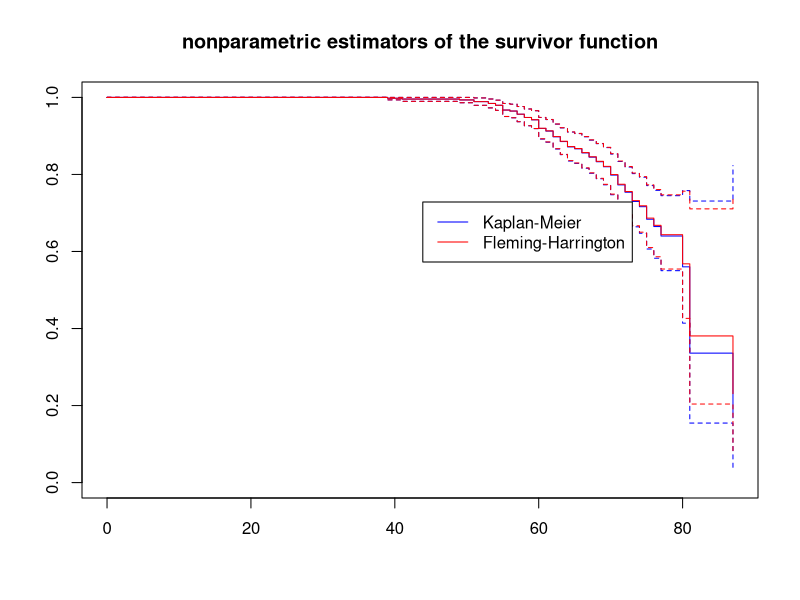
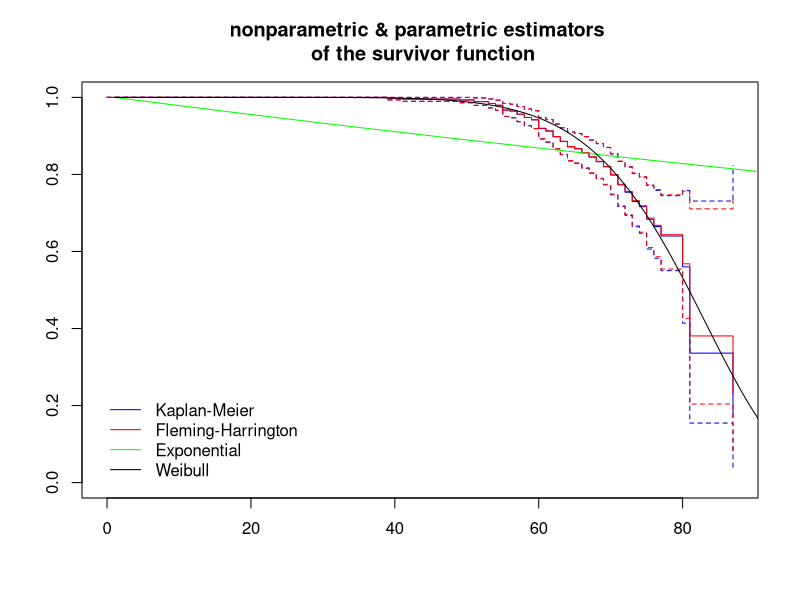
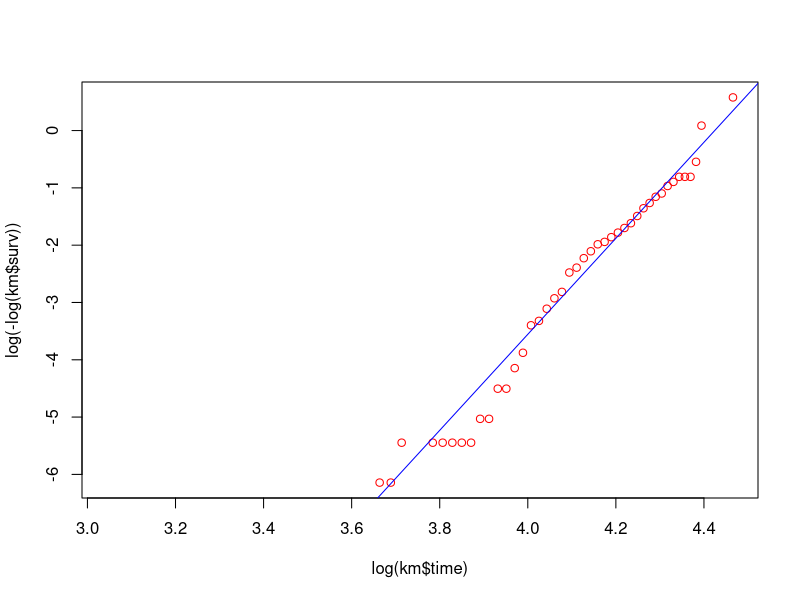
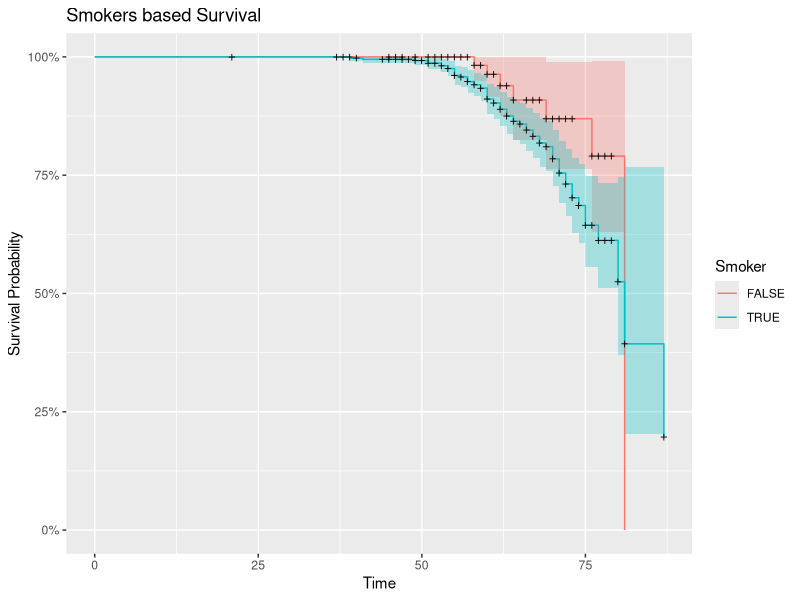
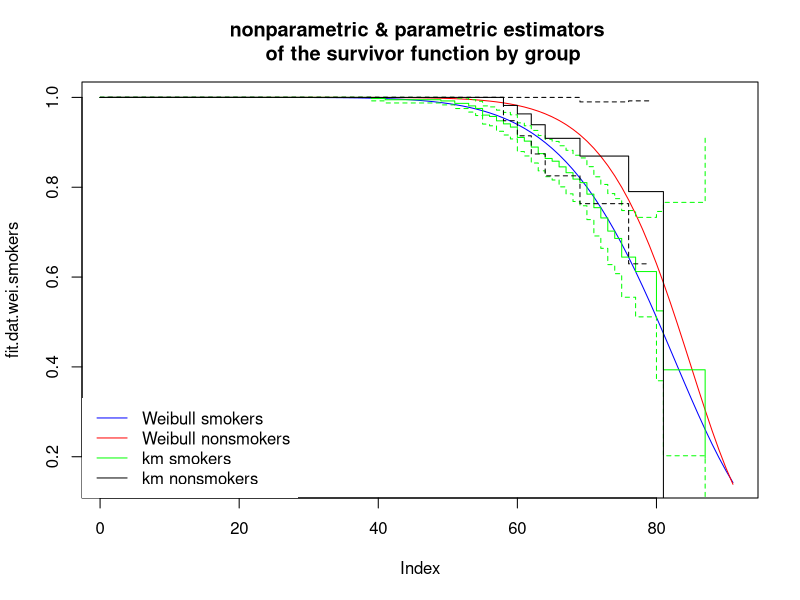
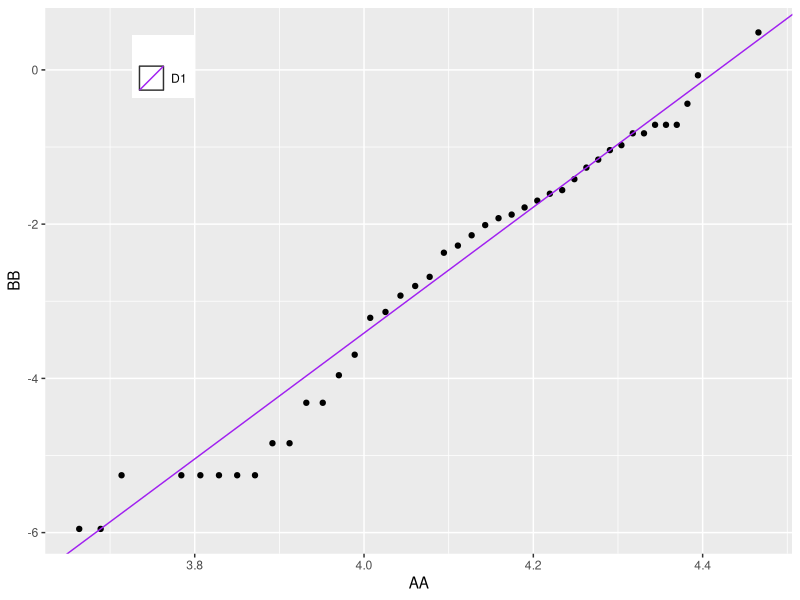
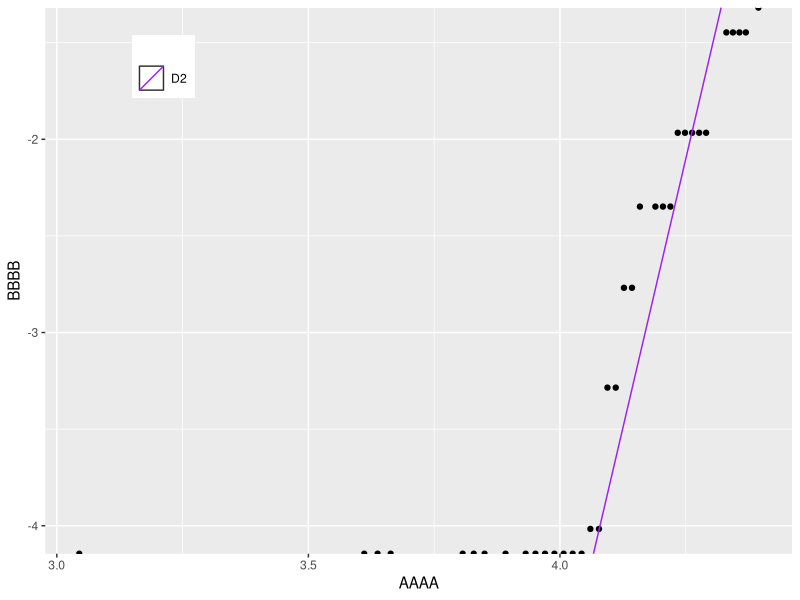

Source code (R) for these figures, in order:
setwd("~/Practical-courses/Stochastic_Lab_Course_2")
library("tidyverse")
library("survival")
library(ggfortify) #for the function autoplot for objects of type survfit


thor <- read.delim("Thoracic.txt", sep = " ")

thor <- thor %>%
  dplyr::select(c(T.2, X60, F.7))

colnames(thor) <- c("PRE30", "AGE", "Risk1Y")

#Question(a)
#Computing nonparametric estimators of the survivor function: Kaplan-Meier
km <- survfit(Surv(AGE, Risk1Y) ~ 1, data = thor, type = "kaplan-meier")
#Computing nonparametric estimators of the survivor function: Flemming-Harrington
fh <- survfit(Surv(AGE, Risk1Y) ~ 1, data = thor, type = "fleming-harrington")
#plot of km and fh
plot(km, col = "blue")
lines(fh, col='red')
legend( par("usr")[2], par("usr")[4], yjust=3, xjust=1.6,
        c("Kaplan-Meier", "Fleming-Harrington"),
        lwd=c(1,1), lty=c(1,1),
        col=c("blue", 'red'))
title(main="nonparametric estimators of the survivor function")

#fit the exponential model to the data
exp_fit <- survreg(Surv(AGE, Risk1Y) ~ 1, data = thor, dist="exponential")
lam_hat_exp <- exp(-exp_fit$coefficients)
fit.dat.exp <- exp(-lam_hat_exp*c(0:90))
#fit the Weibull model to the data
wei_fit <- survreg(Surv(AGE, Risk1Y) ~ 1, data = thor, dist="weibull")
lam_hat_wei <- exp(-wei_fit$coefficients)
alpha <- 1/wei_fit$scale
fit.dat.wei <- exp(-(lam_hat_wei*c(0:90))^alpha)
#plot
plot(km, col = "blue")
lines(fh, col='red')
lines(fit.dat.exp, col = "green")
lines(fit.dat.wei, col = "black")
legend("bottomleft", inset=.02,
     legend =  c("Kaplan-Meier", "Fleming-Harrington", "Exponential", "Weibull"),
      col =  c("blue", "red", "green", "black"),
     lwd=c(1,1), lty=c(1,1),
     box.lty=0)
title(main="nonparametric & parametric estimators \n of the survivor function")

#Use appropriate graphical tools to check if the Weibull model is adequate for the data
plot(log(km$time) ,log(-log(km$surv)), col = "red")
abline(a = alpha*log(lam_hat_wei), b = alpha, col = "blue" )

#Question(b)
#How large is the proportion of smokers in the sample
sum(thor$PRE30)/nrow(thor)

#Kaplan-Meier estimators for each group
km_smoker_fit <- survfit(Surv(AGE, Risk1Y) ~ PRE30, data = thor)
#plot on one plot together with the corresponding confidence bands
autoplot(km_smoker_fit) +
  ggtitle("Smokers based Survival") +
  labs(x = "Time", y = "Survival Probability") +
  guides(fill=FALSE) +
  labs(colour = "Smoker")
#Test formally if the survival time depends on being a smoker using the log-rank test
survdiff(Surv(AGE, Risk1Y) ~ PRE30, data = thor, rho=0)

#Fit the Weibull model to both groups: we do it by spliting the data into smokers and non-smokers

thor.smokers <- thor %>%
  filter(PRE30 == "TRUE")

thor.nonsmokers <- thor %>%
  filter(PRE30 == "FALSE")

#fitting the Weibull model to smokers' group
wei_smokers_fit <- survreg(Surv(AGE, Risk1Y) ~ 1, data = thor.smokers, dist="weibull")
lam_hat_wei_smokers <- exp(-wei_smokers_fit$coefficients)
alpha_smokers <- 1/wei_smokers_fit$scale
fit.dat.wei.smokers <- exp(-(lam_hat_wei_smokers*c(0:90))^alpha_smokers)

#fitting the Weibull model to nonsmokers' group
wei_nonsmokers_fit <- survreg(Surv(AGE, Risk1Y) ~ 1, data = thor.nonsmokers, dist="weibull")
lam_hat_wei_nonsmokers <- exp(-wei_nonsmokers_fit$coefficients)
alpha_nonsmokers <- 1/wei_nonsmokers_fit$scale
fit.dat.wei.nonsmokers <- exp(-(lam_hat_wei_nonsmokers*c(0:90))^alpha_nonsmokers)

#Computing nonparametric estimators of the survivor function: Kaplan-Meier
km_smokers <- survfit(Surv(AGE, Risk1Y) ~ PRE30, data = thor.smokers, type = "kaplan-meier")
km_nonsmokers <- survfit(Surv(AGE, Risk1Y) ~ PRE30, data = thor.nonsmokers, type = "kaplan-meier")

#plot
plot(fit.dat.wei.smokers, col = "blue", type = "l")
lines(fit.dat.wei.nonsmokers, col='red')
lines(km_smokers, col = "green")
lines(km_nonsmokers, col = "black")
legend("bottomleft", inset=.0001,
       legend =  c("Weibull smokers", "Weibull nonsmokers", "km smokers", "km nonsmokers"),
       col =  c("blue", "red", "green", "black"),
       lwd=c(1,1), lty=c(1,1),
       box.lty=0)
title(main="nonparametric & parametric estimators \n of the survivor function by group")

#"Checking Weibull if weibull is appropriate \n for smokers' group"
df1 <- data.frame(A=log(km_smokers$time) ,B=log(-log(km_smokers$surv)))
ggplot(df1) +
  geom_point(aes(x=A, y=B)) +
  geom_abline(aes(intercept = alpha_smokers*log(lam_hat_wei_smokers), slope = alpha_smokers, color = 'D1'))+
  scale_colour_manual(name = " ", values = c("purple")) +
  xlab("AA") +
  ylab("BB") +
  theme(legend.position = c(0.2, 0.95),legend.justification = c("right", "top"), legend.key = element_rect(fill = "white", colour = "gray19"))
#Checking Weibull if weibull is appropriate \n for nonsmokers' group
df2 <- data.frame(A=log(km_nonsmokers$time) ,B=log(-log(km_nonsmokers$surv)))
ggplot(df2) +
  geom_point(aes(x=A, y=B)) +
  geom_abline(aes(intercept = alpha_nonsmokers*log(lam_hat_wei_nonsmokers), slope = alpha_nonsmokers, color = 'D2'))+
  scale_colour_manual(name = " ", values = c("purple")) +
  xlab("AAAA") +
  ylab("BBBB") +
  theme(legend.position = c(0.2, 0.95),legend.justification = c("right", "top"), legend.key = element_rect(fill = "white", colour = "gray19"))
